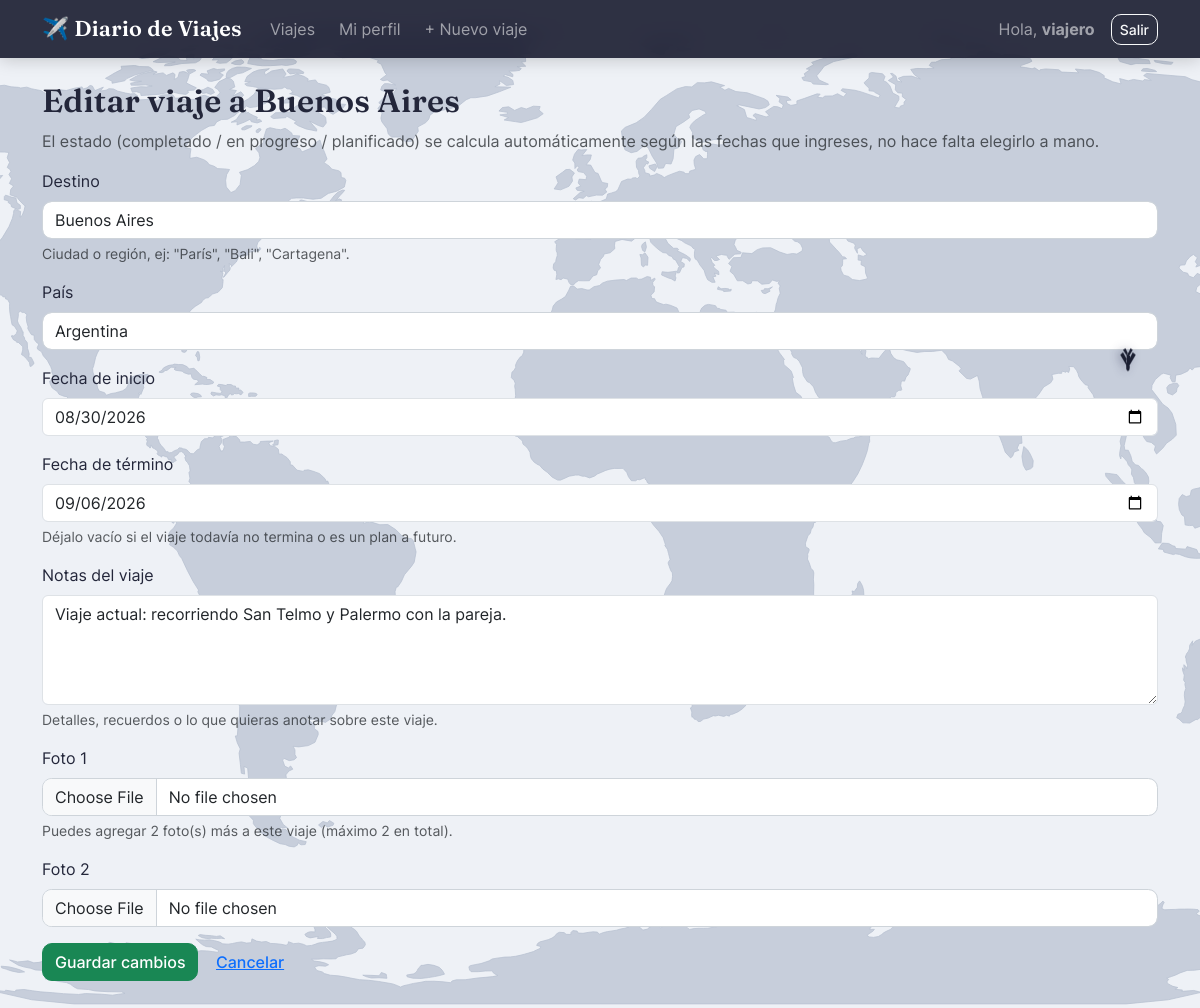
/viaje/3/editar/ (signed in), run on the app's committed database.
### viajes/models.py (models this page shows, shortened)
class Viaje(models.Model):
    COMPLETADO = "completado"
    EN_PROGRESO = "en_progreso"
    PLANIFICADO = "planificado"
    ESTADO_CHOICES = [
        (COMPLETADO, "Completado"),
        (EN_PROGRESO, "En progreso"),
        (PLANIFICADO, "Planificado"),
    ]
    propietario = models.ForeignKey(
        settings.AUTH_USER_MODEL,
        on_delete=models.CASCADE,
        related_name="viajes",
        verbose_name="Propietario",
    )
    destino = models.CharField(
        max_length=100,
        verbose_name="Destino",
        help_text='Ciudad o región, ej: "París", "Bali", "Cartagena".',
    )
    pais = models.CharField(max_length=100, verbose_name="País")
    fecha_inicio = models.DateField(verbose_name="Fecha de inicio")
    fecha_fin = models.DateField(
        verbose_name="Fecha de término",
        null=True,
        blank=True,
        help_text="Déjalo vacío si el viaje todavía no termina o es un plan a futuro.",
    )
    estado = models.CharField(
        max_length=15,
        choices=ESTADO_CHOICES,
        default=PLANIFICADO,
        editable=False,
        verbose_name="Estado",
    )
    notas = models.TextField(
        blank=True,
        verbose_name="Notas del viaje",
        help_text="Detalles, recuerdos o lo que quieras anotar sobre este viaje.",
    )
    creado = models.DateTimeField(auto_now_add=True)
    actualizado = models.DateTimeField(auto_now=True)
    class Meta:
        ordering = ["-fecha_inicio"]  # más reciente primero
        verbose_name = "Viaje"
        verbose_name_plural = "Viajes"
    @property
    def fotos_restantes(self):
        return max(FotoViaje.MAX_FOTOS_POR_VIAJE - self.fotos.count(), 0)

### viajes/views.py (the view)
# urls.py: path("viaje/<int:pk>/editar/", views.editar_viaje, name="editar_viaje"),
@login_required
def editar_viaje(request, pk):
    viaje = get_object_or_404(Viaje, pk=pk)
    perfil = _perfil_de(request.user)
    if viaje.propietario_id != request.user.id:
        messages.warning(request, "Solo puedes editar tus propios viajes.")
        return redirect("lista_viajes")
    if not perfil.puede_crear_viajes:
        messages.warning(request, "No tienes permiso para editar viajes. Pídele a un administrador que te lo habilite.")
        return redirect("detalle_viaje", pk=viaje.pk)
    if request.method == "POST":
        form = ViajeForm(request.POST, request.FILES, instance=viaje)
        if form.is_valid():
            fotos_nuevas = form.fotos_nuevas()
            cupo = viaje.fotos_restantes
            if len(fotos_nuevas) > cupo:
                messages.warning(
                    request,
                    f"Este viaje ya tiene {FotoViaje.MAX_FOTOS_POR_VIAJE - cupo} foto(s). "
                    f"Solo se guardaron {cupo} de las que subiste (máximo {FotoViaje.MAX_FOTOS_POR_VIAJE} por viaje).",
                )
            form.save()
            for foto in fotos_nuevas[:cupo]:
                FotoViaje.objects.create(viaje=viaje, imagen=foto)
            messages.success(request, f"Viaje a {viaje.destino} actualizado.")
            return redirect("detalle_viaje", pk=viaje.pk)
    else:
        form = ViajeForm(instance=viaje)
    contexto = {"form": form, "modo": "editar", "viaje": viaje, "fotos_restantes": viaje.fotos_restantes}
    return render(request, "viajes/form_viaje.html", contexto)

### viajes/forms.py (shortened to what this page needs)
class ViajeForm(forms.ModelForm):
    foto_1 = forms.ImageField(required=False, label="Foto 1", widget=forms.ClearableFileInput(attrs={"class": "form-control"}))
    foto_2 = forms.ImageField(required=False, label="Foto 2", widget=forms.ClearableFileInput(attrs={"class": "form-control"}))
    class Meta:
        model = Viaje
        fields = ["destino", "pais", "fecha_inicio", "fecha_fin", "notas"]
        widgets = {
            "destino": forms.TextInput(attrs={"class": "form-control", "placeholder": "Ej: París"}),
            "pais": forms.TextInput(attrs={"class": "form-control", "placeholder": "Ej: Francia"}),
            "fecha_inicio": forms.DateInput(attrs={"class": "form-control", "type": "date"}, format="%Y-%m-%d"),
            "fecha_fin": forms.DateInput(attrs={"class": "form-control", "type": "date"}, format="%Y-%m-%d"),
            "notas": forms.Textarea(
                attrs={"class": "form-control", "rows": 4, "placeholder": "¿Qué pasó en este viaje?"}
            ),
        }

### viajes/views.py (called while the page is built)
def _perfil_de(usuario):
    perfil, _ = PerfilUsuario.objects.get_or_create(usuario=usuario)
    return perfil

### viajes/templates/viajes/form_viaje.html (shortened to what this page needs)
{% extends "viajes/base.html" %}
{% block contenido %}
<h2>{% if modo == 'crear' %}Nuevo viaje{% else %}Editar viaje a {{ viaje.destino }}{% endif %}</h2>
<p class="text-muted">
    El estado (completado / en progreso / planificado) se calcula automáticamente
    según las fechas que ingreses, no hace falta elegirlo a mano.
</p>
<form method="post" enctype="multipart/form-data" novalidate>
    {% for field in form %}
    <div class="mb-3">
        <label class="form-label" for="{{ field.id_for_label }}">{{ field.label }}</label>
        {{ field }}
        {% if field.name == 'foto_1' %}
        <div class="form-text">Puedes agregar {{ fotos_restantes }} foto(s) más a este viaje (máximo 2 en total).</div>
        {% endif %}
        {% if field.help_text %}<div class="form-text">{{ field.help_text }}</div>{% endif %}
    </div>
    {% endfor %}
    <button type="submit" class="btn btn-success">{% if modo == 'crear' %}Crear viaje{% else %}Guardar cambios{% endif %}</button>
    <a href="{% url 'lista_viajes' %}" class="btn btn-link">Cancelar</a>
</form>
{% endblock %}

### viajes/templates/viajes/base.html (shortened to what this page needs)
{% load static %}
<!DOCTYPE html>
<html lang="es">
<head>
    <link href="{% static 'viajes/vendor/bootstrap/css/bootstrap.min.css' %}" rel="stylesheet">
    <link rel="stylesheet" href="{% static 'viajes/css/style.css' %}">
</head>
<body>
<div class="estela-avion" aria-hidden="true">
    <span class="estela-punto" style="--i:1"></span>
    <span class="estela-punto" style="--i:2"></span>
    <span class="estela-punto" style="--i:3"></span>
    <span class="estela-punto" style="--i:4"></span>
    <span class="estela-punto" style="--i:5"></span>
    <span class="estela-punto" style="--i:6"></span>
    <span class="estela-punto" style="--i:7"></span>
    <span class="estela-punto" style="--i:8"></span>
    <span class="estela-punto" style="--i:9"></span>
    <span class="estela-punto" style="--i:10"></span>
    <span class="estela-punto" style="--i:11"></span>
    <span class="estela-punto" style="--i:12"></span>
</div>
<svg class="avion-volador" viewBox="0 0 64 64" aria-hidden="true">
    <path d="
        M58,32 C58,29.5 55,27.8 49,27.5 L15,29.6 C11.5,29.8 11.5,34.2 15,34.4 L49,36.5 C55,36.2 58,34.5 58,32 Z
        M42,27 L18,13 L12,20 L32,31 Z
        M42,37 L18,51 L12,44 L32,33 Z
        M20,29 L6,20 L2,26 L14,31.5 Z
        M20,35 L6,44 L2,38 L14,32.5 Z
    "/>
</svg>
<nav class="navbar navbar-expand-lg navbar-dark bg-dark mb-4">
    <div class="container">
        <a class="navbar-brand" href="{% url 'lista_viajes' %}">✈️ Diario de Viajes</a>
        <div class="collapse navbar-collapse" id="navbarNav">
            {% if user.is_authenticated %}
            <ul class="navbar-nav me-auto">
                <li class="nav-item"><a class="nav-link" href="{% url 'lista_viajes' %}">Viajes</a></li>
                <li class="nav-item"><a class="nav-link" href="{% url 'mi_perfil' %}">Mi perfil</a></li>
                {% if user.perfil.puede_crear_viajes %}
                <li class="nav-item"><a class="nav-link" href="{% url 'crear_viaje' %}">+ Nuevo viaje</a></li>
                {% endif %}
            </ul>
            <span class="navbar-text me-3">
                Hola, <strong>{{ user.username }}</strong>
            </span>
            <form action="{% url 'logout' %}" method="post" class="d-flex">
                <button class="btn btn-outline-light btn-sm" type="submit">Salir</button>
            </form>
            {% else %}
            <ul class="navbar-nav ms-auto">
                <li class="nav-item"><a class="nav-link" href="{% url 'login' %}">Ingresar</a></li>
                <li class="nav-item"><a class="nav-link" href="{% url 'registro' %}">Crear cuenta</a></li>
            </ul>
            {% endif %}
        </div>
    </div>
</nav>
<div class="container mb-5">
    {% block contenido %}{% endblock %}
</div>
</body>
</html>

### viajes/static/viajes/css/style.css (style rules this page uses)
:root { --fuente-titulos: "Fraunces", "Georgia", serif; --fuente-texto: "Inter", -apple-system, "Segoe UI", Roboto, sans-serif; --color-primario: #3a86ff; --color-primario-oscuro: #2a5fc9; --sombra-suave: 0 2px 14px rgba(35, 39, 82, 0.07); --sombra-hover: 0 14px 30px rgba(35, 39, 82, 0.14); }
html { scroll-behavior: smooth; }
body { font-family: var(--fuente-texto); color: #23263a; min-height: 100vh; background-color: #eef1f6; background-attachment: fixed; }
:root { --ruta-vuelo: ellipse(44vw 40vh at 50vw 45vh); --duracion-vuelo: 34s; }
.avion-volador { position: fixed; top: 50%; left: 50%; width: 26px; height: 26px; margin: -13px 0 0 -13px; fill: #1c2033; filter: drop-shadow(0 3px 5px rgba(20, 22, 60, 0.35)); z-index: 10; pointer-events: none; offset-path: var(--ruta-vuelo); offset-rotate: auto; animation: volar var(--duracion-vuelo) linear infinite; }
.estela-punto { position: fixed; top: 50%; left: 50%; width: 9px; height: 3px; margin: -1.5px 0 0 -4.5px; border-radius: 2px; background: #1c2033; z-index: 9; pointer-events: none; offset-path: var(--ruta-vuelo); offset-rotate: auto; animation: volar var(--duracion-vuelo) linear infinite; animation-delay: calc(var(--i) * -0.45s); opacity: calc(0.75 - var(--i) * 0.06); }
h1, h2, h3, h4, h5, .navbar-brand { font-family: var(--fuente-titulos); font-weight: 600; letter-spacing: 0.2px; }
.navbar { background: rgba(20, 22, 43, 0.88) !important; backdrop-filter: blur(10px); -webkit-backdrop-filter: blur(10px); box-shadow: 0 2px 16px rgba(0, 0, 0, 0.18); }
.navbar-brand { font-size: 1.35rem; letter-spacing: 0.3px; }
.navbar .nav-link { font-family: var(--fuente-texto); border-radius: 8px; padding: 0.4rem 0.75rem !important; transition: background-color 0.15s ease; }
form input[type="text"], form input[type="password"], form input[type="email"], form input[type="file"] { display: block; width: 100%; padding: 0.375rem 0.75rem; border: 1px solid #ced4da; border-radius: 0.6rem; background-color: #fff; font-family: var(--fuente-texto); }
.btn { border-radius: 10px; font-family: var(--fuente-texto); font-weight: 500; }
.btn-success { background-color: #198754; border-color: #198754; }

### data on the page
Viaje: destino "Buenos Aires", form "Buenos Aires" "Argentina" "08/30/2026" "09/06/2026" "Viaje actual: recorriendo San Telmo y Palermo con la pareja."

### other printed values
{{ user.username }} "viajero"
{{ field.label }} "Destino" "País" "Fecha de inicio" "Fecha de término" "Notas del viaje" "Foto 1" "Foto 2"
{{ field.help_text }} "Ciudad o región, ej: \"París\", \"Bali\", \"Cartagena\"." "Déjalo vacío si el viaje todavía no termina o es un plan a futuro." "Detalles, recuerdos o lo que quieras anotar sobre este viaje."
{{ fotos_restantes }} "2"
